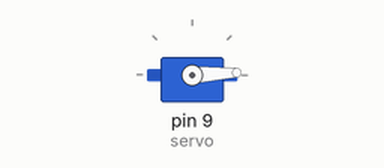
Simulated run of this sketch. Board: Arduino Uno, built with avr-gcc and run on an emulated ATmega328P. Shown: servo.

Above: at 0.05 s.
At 1.3 s:
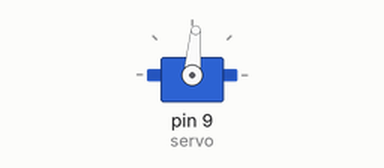
At 2.6 s:
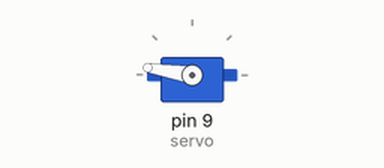
At 5.2 s:
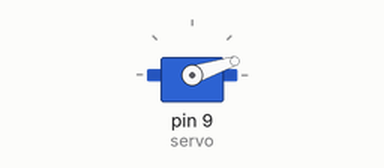
Timing chart, 0 to 7.1 s (numbered marks = the images above):
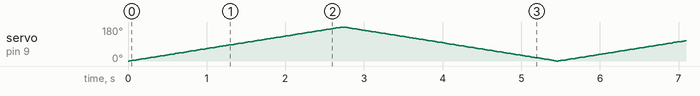

The sketch:

sweep_servo_motor.ino
```cpp
/* Use File->Load Prog to
   load a different Program
*/
#include <Servo.h>
Servo servo; //Create an object
int i = 0;

void setup()
{
	servo.attach(9); //attach pin 9 to servo motor
}

void loop()
{
	for(i=0;i<=180;i++)
	{
		servo.write(i);
		delay(15);
	}
	for(i=180;i>=0;i--)
	{
		servo.write(i);
		delay(15);
	}
}
```
